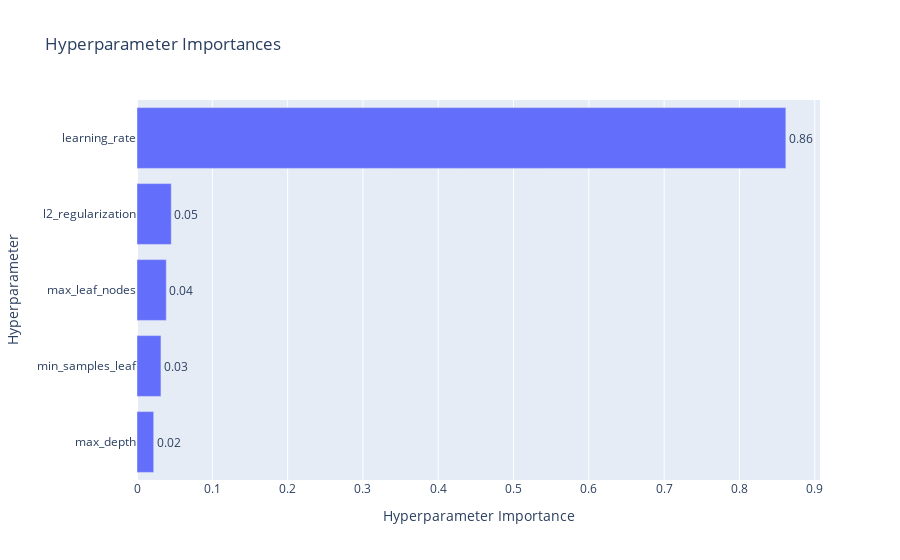

Notebook cell for this chart:
### Code cell
# Plot parameter importances
plot_param_importances(study)

### Figure 1 — Plotly figure (JSON) as saved in the notebook; plotly's stock layout.template omitted (floating-point values rounded to 4 significant figures)
{"data": [{"cliponaxis": false, "hovertemplate": ["max_depth (IntDistribution): 0.022187075772136505<extra></extra>", "min_samples_leaf (IntDistribution): 0.03181179595633259<extra></extra>", "max_leaf_nodes (IntDistribution): 0.038900027021816067<extra></extra>", "l2_regularization (FloatDistribution): 0.04548901142887335<extra></extra>", "learning_rate (FloatDistribution): 0.8616120898208414<extra></extra>"], "name": "Objective Value", "orientation": "h", "text": ["0.02", "0.03", "0.04", "0.05", "0.86"], "textposition": "outside", "type": "bar", "x": [0.02219, 0.03181, 0.0389, 0.04549, 0.8616], "y": ["max_depth", "min_samples_leaf", "max_leaf_nodes", "l2_regularization", "learning_rate"]}], "layout": {"title": {"text": "Hyperparameter Importances"}, "xaxis": {"title": {"text": "Hyperparameter Importance"}}, "yaxis": {"title": {"text": "Hyperparameter"}}}}
